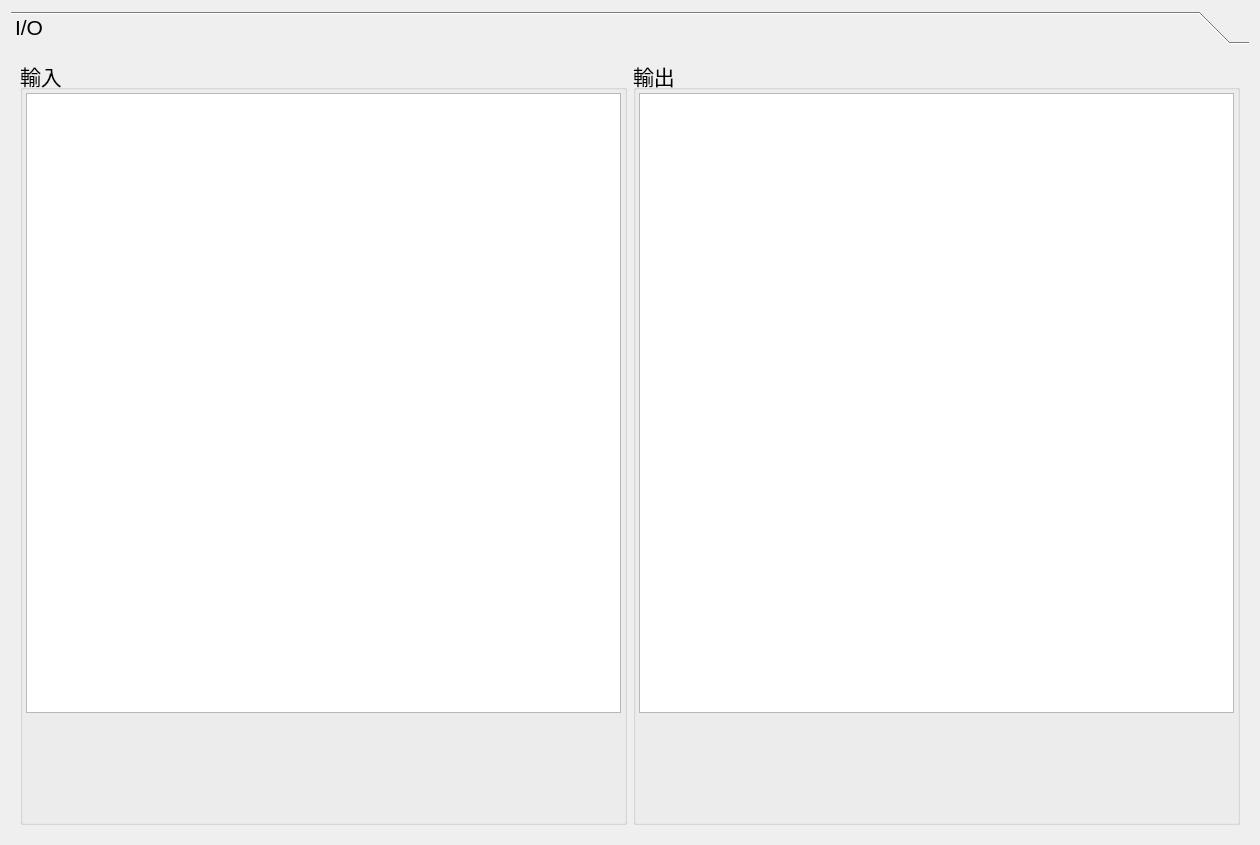
<?xml version="1.0" encoding="UTF-8"?>
<ui version="4.0">
 <class>FrontIoOverride</class>
 <widget class="QWidget" name="FrontIoOverride">
  <property name="geometry">
   <rect>
    <x>0</x>
    <y>0</y>
    <width>1260</width>
    <height>845</height>
   </rect>
  </property>
  <property name="sizePolicy">
   <sizepolicy hsizetype="Expanding" vsizetype="Expanding">
    <horstretch>0</horstretch>
    <verstretch>0</verstretch>
   </sizepolicy>
  </property>
  <property name="maximumSize">
   <size>
    <width>1920</width>
    <height>1024</height>
   </size>
  </property>
  <property name="font">
   <font>
    <pointsize>16</pointsize>
   </font>
  </property>
  <property name="windowTitle">
   <string>Form</string>
  </property>
  <layout class="QGridLayout" name="gridLayout_2">
   <item row="0" column="0">
    <widget class="QToolBox" name="toolBox">
     <property name="sizePolicy">
      <sizepolicy hsizetype="Expanding" vsizetype="Expanding">
       <horstretch>0</horstretch>
       <verstretch>0</verstretch>
      </sizepolicy>
     </property>
     <property name="currentIndex">
      <number>0</number>
     </property>
     <widget class="QWidget" name="pageIO">
      <property name="geometry">
       <rect>
        <x>0</x>
        <y>0</y>
        <width>1242</width>
        <height>788</height>
       </rect>
      </property>
      <attribute name="label">
       <string>I/O</string>
      </attribute>
      <layout class="QGridLayout" name="gridLayout_5">
       <item row="0" column="0">
        <layout class="QGridLayout" name="gridLayout">
         <item row="0" column="0">
          <widget class="QGroupBox" name="groupBoxInput">
           <property name="sizePolicy">
            <sizepolicy hsizetype="Expanding" vsizetype="Expanding">
             <horstretch>0</horstretch>
             <verstretch>0</verstretch>
            </sizepolicy>
           </property>
           <property name="maximumSize">
            <size>
             <width>16777215</width>
             <height>1000</height>
            </size>
           </property>
           <property name="title">
            <string>輸入</string>
           </property>
           <layout class="QGridLayout" name="gridLayout_8">
            <property name="leftMargin">
             <number>3</number>
            </property>
            <property name="topMargin">
             <number>3</number>
            </property>
            <property name="rightMargin">
             <number>3</number>
            </property>
            <property name="bottomMargin">
             <number>3</number>
            </property>
            <item row="0" column="0">
             <layout class="QVBoxLayout" name="verticalLayout">
              <item>
               <widget class="TableViewFeature" name="tableViewInputs">
                <property name="maximumSize">
                 <size>
                  <width>16777215</width>
                  <height>16777215</height>
                 </size>
                </property>
                <property name="font">
                 <font>
                  <family>MS Shell Dlg 2</family>
                  <pointsize>14</pointsize>
                 </font>
                </property>
                <attribute name="verticalHeaderVisible">
                 <bool>false</bool>
                </attribute>
               </widget>
              </item>
              <item>
               <widget class="FrontSingleFilter" name="widgetInputFilter" native="true">
                <property name="sizePolicy">
                 <sizepolicy hsizetype="Preferred" vsizetype="Preferred">
                  <horstretch>0</horstretch>
                  <verstretch>0</verstretch>
                 </sizepolicy>
                </property>
                <property name="minimumSize">
                 <size>
                  <width>0</width>
                  <height>100</height>
                 </size>
                </property>
               </widget>
              </item>
             </layout>
            </item>
           </layout>
          </widget>
         </item>
         <item row="0" column="1">
          <widget class="QGroupBox" name="groupBoxOuput">
           <property name="sizePolicy">
            <sizepolicy hsizetype="Expanding" vsizetype="Expanding">
             <horstretch>0</horstretch>
             <verstretch>0</verstretch>
            </sizepolicy>
           </property>
           <property name="maximumSize">
            <size>
             <width>16777215</width>
             <height>16777215</height>
            </size>
           </property>
           <property name="title">
            <string>輸出</string>
           </property>
           <layout class="QGridLayout" name="gridLayout_9">
            <property name="leftMargin">
             <number>3</number>
            </property>
            <property name="topMargin">
             <number>3</number>
            </property>
            <property name="rightMargin">
             <number>3</number>
            </property>
            <property name="bottomMargin">
             <number>3</number>
            </property>
            <item row="0" column="0">
             <layout class="QVBoxLayout" name="verticalLayout_3">
              <item>
               <widget class="TableViewFeatureOverride" name="tableViewOutputs">
                <property name="maximumSize">
                 <size>
                  <width>16777215</width>
                  <height>16777215</height>
                 </size>
                </property>
                <property name="font">
                 <font>
                  <family>MS Shell Dlg 2</family>
                  <pointsize>14</pointsize>
                 </font>
                </property>
                <attribute name="verticalHeaderVisible">
                 <bool>false</bool>
                </attribute>
               </widget>
              </item>
              <item>
               <widget class="FrontSingleFilter" name="widgetOutputFilter" native="true">
                <property name="sizePolicy">
                 <sizepolicy hsizetype="Preferred" vsizetype="Preferred">
                  <horstretch>0</horstretch>
                  <verstretch>0</verstretch>
                 </sizepolicy>
                </property>
                <property name="minimumSize">
                 <size>
                  <width>0</width>
                  <height>100</height>
                 </size>
                </property>
               </widget>
              </item>
             </layout>
            </item>
           </layout>
          </widget>
         </item>
        </layout>
       </item>
      </layout>
     </widget>
    </widget>
   </item>
  </layout>
 </widget>
 <customwidgets>
  <customwidget>
   <class>TableViewFeature</class>
   <extends>QTableView</extends>
   <header>tableviewfeature.h</header>
  </customwidget>
  <customwidget>
   <class>TableViewFeatureOverride</class>
   <extends>QTableView</extends>
   <header>tableviewfeatureoverride.h</header>
  </customwidget>
  <customwidget>
   <class>FrontSingleFilter</class>
   <extends>QWidget</extends>
   <header>frontsinglefilter.h</header>
   <container>1</container>
  </customwidget>
 </customwidgets>
 <resources/>
 <connections/>
</ui>
